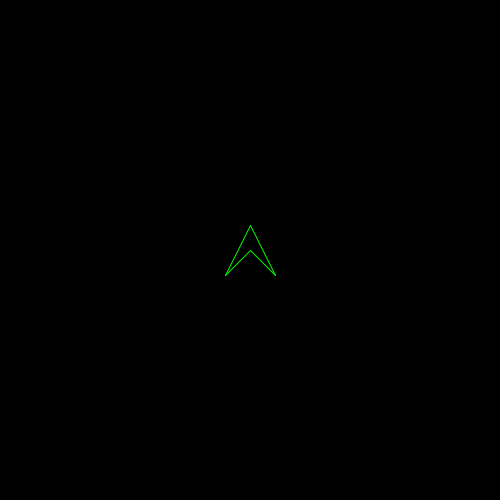
Frame 1 (no input)
Frame 60 (the mouse pressed at the canvas centre just before this capture): identical to frame 1, image omitted
Frame 120 (the mouse held since frame 60 and released just before this capture): identical to frame 1, image omitted

The Processing sketch that drew this single still picture (run headless with seeded random() and noise(); from frame 60 on, the mouse is pressed at the canvas centre):

// Processing sketch: spacewar
// ── spacewar.pde
void setup()
{
  size(500, 500);
  ship = new Ship();
}

// The class name alwasy starts with uppercase!!
Ship ship; // ship is called an INSTANCE of the Ship class

void draw()
{
  background(0);
  
  ship.update();
  ship.render();
}
// ── classes.pde
// The class name starts with uppercase
class Ship
{
  // Fields!
  float x, y;
  float w;
  float halfW;
 
  // Constructor!!
  // HAS NO RETURN TYPE
  // Name is always the same as the class
  Ship()
  {
    x = width * 0.5f;
    y = height  * 0.5f;
    w = 50;
    halfW = w * 0.5f;
  }  
  
  void update()
  {
    if (keyPressed)
    {
      if (key == 'w')
      {
        y --;
      }
      if (key == 's')
      {
        y ++;
      }
      if (key == 'a')
      {
        x --;
      }
      if (key == 'd')
      {
        x ++;
      }
      
    }
  }
  
  void render()
  {
    stroke(0,250,0);
    line(x - halfW, y + halfW, x, y - halfW);
    line(x, y - halfW, x + halfW, y + halfW);
    line(x + halfW, y + halfW, x, y);
    line(x - halfW, y + halfW, x, y);
  }   
}
